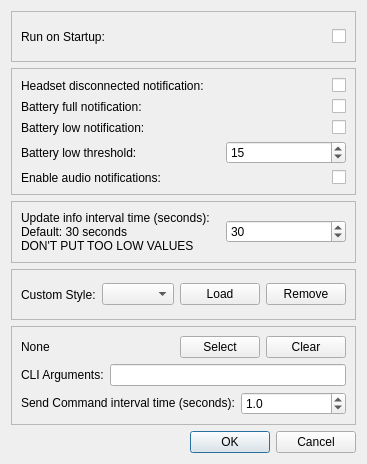
<?xml version="1.0" encoding="UTF-8"?>
<ui version="4.0">
 <class>settingswindow</class>
 <widget class="QDialog" name="settingswindow">
  <property name="geometry">
   <rect>
    <x>0</x>
    <y>0</y>
    <width>354</width>
    <height>464</height>
   </rect>
  </property>
  <property name="windowTitle">
   <string>Settings</string>
  </property>
  <layout class="QVBoxLayout" name="verticalLayout">
   <item>
    <widget class="QFrame" name="frame_3">
     <property name="enabled">
      <bool>true</bool>
     </property>
     <property name="sizePolicy">
      <sizepolicy hsizetype="Preferred" vsizetype="Minimum">
       <horstretch>0</horstretch>
       <verstretch>0</verstretch>
      </sizepolicy>
     </property>
     <property name="frameShape">
      <enum>QFrame::Shape::StyledPanel</enum>
     </property>
     <property name="frameShadow">
      <enum>QFrame::Shadow::Raised</enum>
     </property>
     <layout class="QHBoxLayout" name="horizontalLayout">
      <item>
       <widget class="QLabel" name="runonstartupLabel">
        <property name="text">
         <string>Run on Startup:</string>
        </property>
       </widget>
      </item>
      <item>
       <widget class="QCheckBox" name="runonstartupCheckBox">
        <property name="layoutDirection">
         <enum>Qt::LayoutDirection::RightToLeft</enum>
        </property>
        <property name="autoFillBackground">
         <bool>false</bool>
        </property>
        <property name="text">
         <string/>
        </property>
       </widget>
      </item>
     </layout>
    </widget>
   </item>
   <item>
    <widget class="QFrame" name="frame_2">
     <property name="sizePolicy">
      <sizepolicy hsizetype="Preferred" vsizetype="Minimum">
       <horstretch>0</horstretch>
       <verstretch>0</verstretch>
      </sizepolicy>
     </property>
     <property name="frameShape">
      <enum>QFrame::Shape::StyledPanel</enum>
     </property>
     <property name="frameShadow">
      <enum>QFrame::Shadow::Raised</enum>
     </property>
     <layout class="QGridLayout" name="gridLayout">
      <item row="1" column="1">
       <widget class="QCheckBox" name="batteryfullnotificationCheckBox">
        <property name="layoutDirection">
         <enum>Qt::LayoutDirection::RightToLeft</enum>
        </property>
        <property name="text">
         <string/>
        </property>
       </widget>
      </item>
      <item row="4" column="1">
       <widget class="QCheckBox" name="enableaudioNotificationCheckBox">
        <property name="layoutDirection">
         <enum>Qt::LayoutDirection::RightToLeft</enum>
        </property>
        <property name="text">
         <string/>
        </property>
       </widget>
      </item>
      <item row="1" column="0">
       <widget class="QLabel" name="batteryfullnotificationLabel">
        <property name="sizePolicy">
         <sizepolicy hsizetype="Preferred" vsizetype="Minimum">
          <horstretch>0</horstretch>
          <verstretch>0</verstretch>
         </sizepolicy>
        </property>
        <property name="text">
         <string>Battery full notification:</string>
        </property>
       </widget>
      </item>
      <item row="4" column="0">
       <widget class="QLabel" name="enableaudionotificationLabel">
        <property name="sizePolicy">
         <sizepolicy hsizetype="Preferred" vsizetype="Minimum">
          <horstretch>0</horstretch>
          <verstretch>0</verstretch>
         </sizepolicy>
        </property>
        <property name="text">
         <string>Enable audio notifications:</string>
        </property>
       </widget>
      </item>
      <item row="2" column="0">
       <widget class="QLabel" name="battertlownotificationLabel">
        <property name="sizePolicy">
         <sizepolicy hsizetype="Preferred" vsizetype="Minimum">
          <horstretch>0</horstretch>
          <verstretch>0</verstretch>
         </sizepolicy>
        </property>
        <property name="text">
         <string>Battery low notification:</string>
        </property>
       </widget>
      </item>
      <item row="3" column="1">
       <widget class="QSpinBox" name="batterylowtresholdSpinBox">
        <property name="minimumSize">
         <size>
          <width>120</width>
          <height>0</height>
         </size>
        </property>
        <property name="maximumSize">
         <size>
          <width>120</width>
          <height>16777215</height>
         </size>
        </property>
        <property name="maximum">
         <number>100</number>
        </property>
        <property name="value">
         <number>15</number>
        </property>
       </widget>
      </item>
      <item row="2" column="1">
       <widget class="QCheckBox" name="batterylownotificationCheckBox">
        <property name="layoutDirection">
         <enum>Qt::LayoutDirection::RightToLeft</enum>
        </property>
        <property name="text">
         <string/>
        </property>
       </widget>
      </item>
      <item row="3" column="0">
       <widget class="QLabel" name="batterylowtresholdLabel">
        <property name="sizePolicy">
         <sizepolicy hsizetype="Preferred" vsizetype="Minimum">
          <horstretch>0</horstretch>
          <verstretch>0</verstretch>
         </sizepolicy>
        </property>
        <property name="text">
         <string>Battery low threshold:</string>
        </property>
       </widget>
      </item>
      <item row="0" column="0">
       <widget class="QLabel" name="headsetdisconnectednotificationLabel">
        <property name="text">
         <string>Headset disconnected notification:</string>
        </property>
       </widget>
      </item>
      <item row="0" column="1">
       <widget class="QCheckBox" name="headsetdisconnectednotificationCheckBox">
        <property name="layoutDirection">
         <enum>Qt::LayoutDirection::RightToLeft</enum>
        </property>
        <property name="text">
         <string/>
        </property>
       </widget>
      </item>
     </layout>
    </widget>
   </item>
   <item>
    <widget class="QFrame" name="frame">
     <property name="sizePolicy">
      <sizepolicy hsizetype="Preferred" vsizetype="Minimum">
       <horstretch>0</horstretch>
       <verstretch>0</verstretch>
      </sizepolicy>
     </property>
     <property name="frameShape">
      <enum>QFrame::Shape::StyledPanel</enum>
     </property>
     <property name="frameShadow">
      <enum>QFrame::Shadow::Raised</enum>
     </property>
     <layout class="QHBoxLayout" name="horizontalLayout_3">
      <item>
       <widget class="QLabel" name="updatetimeLabel">
        <property name="text">
         <string>Update info interval time (seconds):
Default: 30 seconds
DON'T PUT TOO LOW VALUES</string>
        </property>
       </widget>
      </item>
      <item>
       <widget class="QDoubleSpinBox" name="updateintervaltimeDoubleSpinBox">
        <property name="minimumSize">
         <size>
          <width>120</width>
          <height>0</height>
         </size>
        </property>
        <property name="maximumSize">
         <size>
          <width>120</width>
          <height>16777215</height>
         </size>
        </property>
        <property name="decimals">
         <number>0</number>
        </property>
        <property name="minimum">
         <double>1.000000000000000</double>
        </property>
        <property name="maximum">
         <double>99999.000000000000000</double>
        </property>
        <property name="value">
         <double>30.000000000000000</double>
        </property>
       </widget>
      </item>
     </layout>
    </widget>
   </item>
   <item>
    <widget class="QFrame" name="frame_4">
     <property name="frameShape">
      <enum>QFrame::Shape::StyledPanel</enum>
     </property>
     <property name="frameShadow">
      <enum>QFrame::Shadow::Raised</enum>
     </property>
     <layout class="QHBoxLayout" name="horizontalLayout_4">
      <item>
       <widget class="QLabel" name="label">
        <property name="text">
         <string>Custom Style:</string>
        </property>
       </widget>
      </item>
      <item>
       <widget class="QComboBox" name="selectstyleComboBox">
        <property name="sizePolicy">
         <sizepolicy hsizetype="Expanding" vsizetype="Fixed">
          <horstretch>0</horstretch>
          <verstretch>0</verstretch>
         </sizepolicy>
        </property>
        <property name="maxVisibleItems">
         <number>99</number>
        </property>
       </widget>
      </item>
      <item>
       <widget class="QPushButton" name="loadstylePushButton">
        <property name="text">
         <string>Load</string>
        </property>
       </widget>
      </item>
      <item>
       <widget class="QPushButton" name="removestylePushButton">
        <property name="text">
         <string>Remove</string>
        </property>
       </widget>
      </item>
     </layout>
    </widget>
   </item>
   <item>
    <widget class="QFrame" name="frame_5">
     <property name="frameShape">
      <enum>QFrame::Shape::StyledPanel</enum>
     </property>
     <property name="frameShadow">
      <enum>QFrame::Shadow::Raised</enum>
     </property>
     <layout class="QVBoxLayout" name="verticalLayout_2">
      <item>
       <layout class="QHBoxLayout" name="horizontalLayout_2">
        <item>
         <widget class="QLabel" name="commandexeLabel">
          <property name="sizePolicy">
           <sizepolicy hsizetype="MinimumExpanding" vsizetype="Preferred">
            <horstretch>0</horstretch>
            <verstretch>0</verstretch>
           </sizepolicy>
          </property>
          <property name="text">
           <string>None</string>
          </property>
         </widget>
        </item>
        <item>
         <widget class="QPushButton" name="commandexePushButton">
          <property name="sizePolicy">
           <sizepolicy hsizetype="Minimum" vsizetype="Fixed">
            <horstretch>0</horstretch>
            <verstretch>0</verstretch>
           </sizepolicy>
          </property>
          <property name="text">
           <string>Select</string>
          </property>
         </widget>
        </item>
        <item>
         <widget class="QPushButton" name="commandclearPushButton">
          <property name="text">
           <string>Clear</string>
          </property>
         </widget>
        </item>
       </layout>
      </item>
      <item>
       <layout class="QHBoxLayout" name="horizontalLayout_5">
        <item>
         <widget class="QLabel" name="cliargumentsLabel">
          <property name="sizePolicy">
           <sizepolicy hsizetype="Minimum" vsizetype="Preferred">
            <horstretch>0</horstretch>
            <verstretch>0</verstretch>
           </sizepolicy>
          </property>
          <property name="text">
           <string>CLI Arguments:</string>
          </property>
         </widget>
        </item>
        <item>
         <widget class="QLineEdit" name="commandargumentsValue">
          <property name="sizePolicy">
           <sizepolicy hsizetype="MinimumExpanding" vsizetype="Fixed">
            <horstretch>0</horstretch>
            <verstretch>0</verstretch>
           </sizepolicy>
          </property>
         </widget>
        </item>
       </layout>
      </item>
      <item>
       <layout class="QHBoxLayout" name="horizontalLayout_6">
        <item>
         <widget class="QLabel" name="commandintervalLabel">
          <property name="text">
           <string>&lt;html&gt;&lt;head/&gt;&lt;body&gt;&lt;p&gt;Send Command interval time (seconds):&lt;/p&gt;&lt;/body&gt;&lt;/html&gt;</string>
          </property>
         </widget>
        </item>
        <item>
         <widget class="QDoubleSpinBox" name="commandintervaltimeDoubleSpinBox">
          <property name="decimals">
           <number>1</number>
          </property>
          <property name="minimum">
           <double>0.100000000000000</double>
          </property>
          <property name="value">
           <double>1.000000000000000</double>
          </property>
         </widget>
        </item>
       </layout>
      </item>
     </layout>
    </widget>
   </item>
   <item>
    <widget class="QDialogButtonBox" name="buttonBox">
     <property name="orientation">
      <enum>Qt::Orientation::Horizontal</enum>
     </property>
     <property name="standardButtons">
      <set>QDialogButtonBox::StandardButton::Cancel|QDialogButtonBox::StandardButton::Ok</set>
     </property>
    </widget>
   </item>
  </layout>
 </widget>
 <resources/>
 <connections>
  <connection>
   <sender>buttonBox</sender>
   <signal>accepted()</signal>
   <receiver>settingswindow</receiver>
   <slot>accept()</slot>
   <hints>
    <hint type="sourcelabel">
     <x>248</x>
     <y>254</y>
    </hint>
    <hint type="destinationlabel">
     <x>157</x>
     <y>274</y>
    </hint>
   </hints>
  </connection>
  <connection>
   <sender>buttonBox</sender>
   <signal>rejected()</signal>
   <receiver>settingswindow</receiver>
   <slot>reject()</slot>
   <hints>
    <hint type="sourcelabel">
     <x>316</x>
     <y>260</y>
    </hint>
    <hint type="destinationlabel">
     <x>286</x>
     <y>274</y>
    </hint>
   </hints>
  </connection>
 </connections>
</ui>
